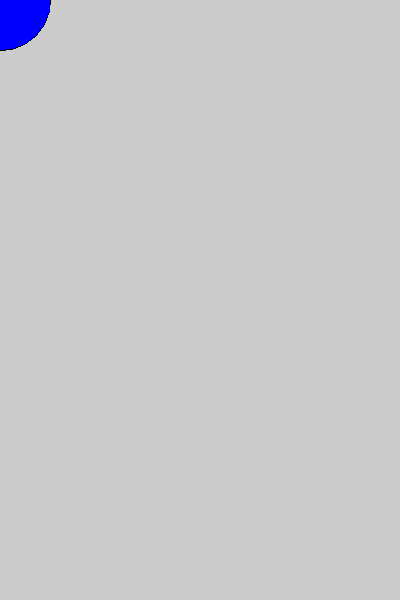
Frame 1 (no input)
Frame 60 (the mouse pressed at the canvas centre just before this capture): identical to frame 1, image omitted
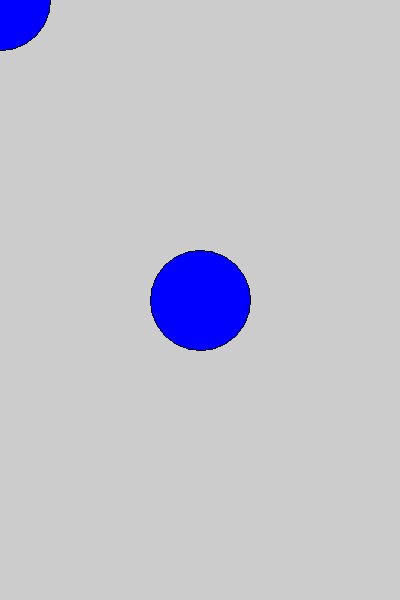
Frame 120 (the mouse held since frame 60 and released just before this capture)

The Processing sketch that drew these frames (run headless with seeded random() and noise(); from frame 60 on, the mouse is pressed at the canvas centre):

// Processing sketch: processing_148297
// ── processing_148297.pde

void setup()
{
  size(400, 600);
  smooth(0);
}

void draw()
{
  fill(255, 255, 255, 100);
  
  fill( 255, 255, 0 );
  if (frameCount%30<15)
    fill(0, 0, 255);
  ellipse(mouseX, mouseY, 100, 100);
  }
